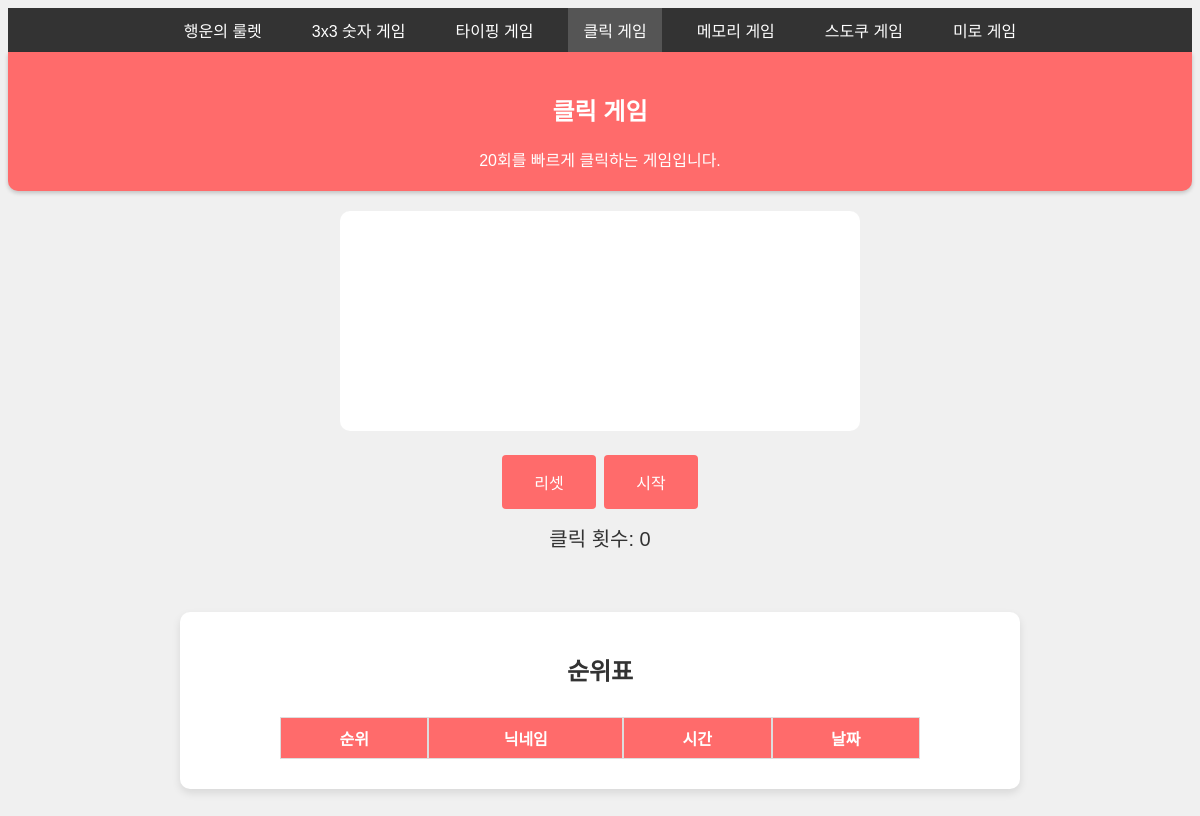
The page /click on the database as committed earlier.
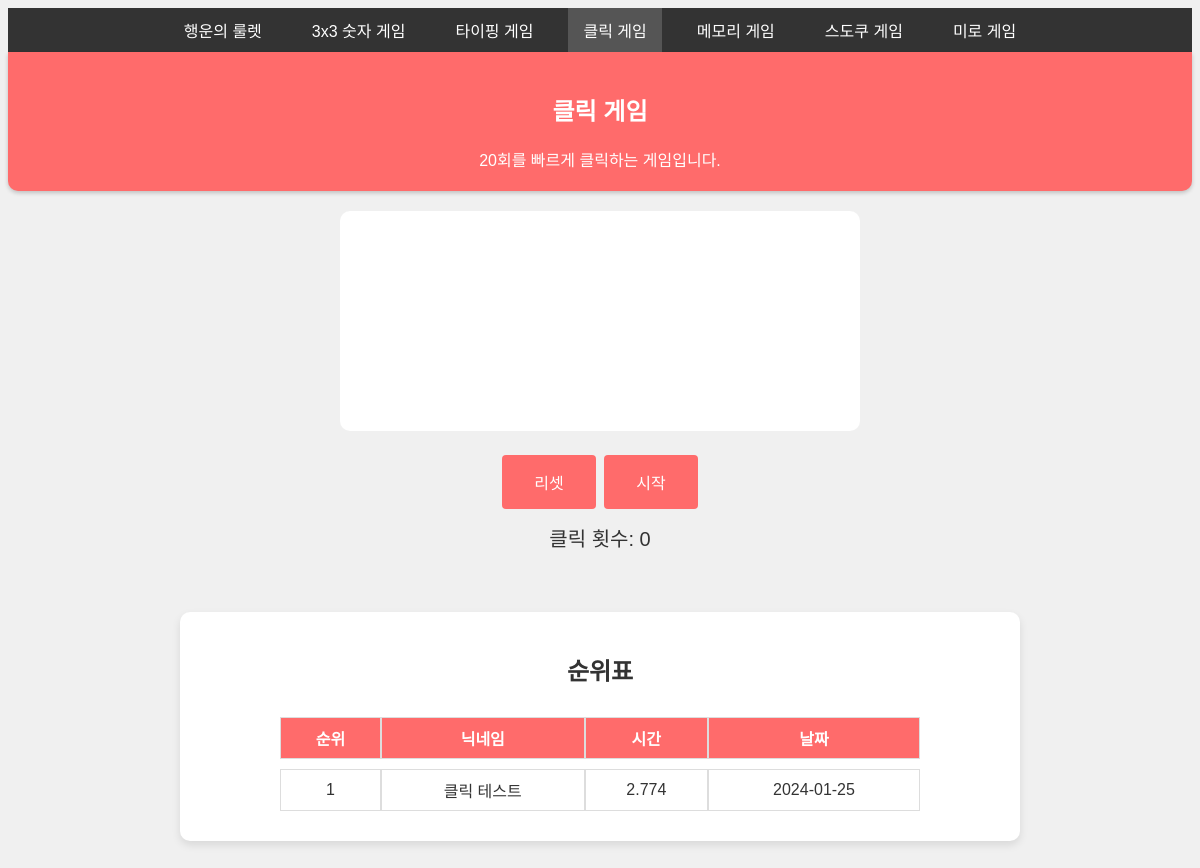
The same page on the database as committed later.
### tables this page shows
CREATE TABLE game_info (
            id INTEGER PRIMARY KEY AUTOINCREMENT,
            name TEXT NOT NULL,
            url TEXT NOT NULL,
            description TEXT NOT NULL
        );

CREATE TABLE game_records (
            id INTEGER PRIMARY KEY AUTOINCREMENT,
            ip TEXT NOT NULL,
            gametype TEXT NOT NULL,
            nickname TEXT NOT NULL,
            time REAL NOT NULL,
            date TEXT NOT NULL
        );

### app.py (the view)
@app.route('/click')
def click():
    db = get_db()
    cur = db.cursor()
    cur.execute("SELECT id, name, description FROM game_info WHERE id = 4")
    game_info = cur.fetchone()
    cur.execute("SELECT nickname, time, date FROM game_records WHERE gametype = 4 ORDER BY time ASC")
    records = cur.fetchall()
    ranked_records = [(index + 1, record['nickname'], record['time'], record['date']) for index, record in enumerate(records)]
    return render_template('click.html', records=ranked_records, game_id=game_info['id'], game_name=game_info['name'], game_description=game_info['description'])

### app.py (called while the page is built)
def get_db():
    if 'db' not in g:
        g.db = sqlite3.connect(DATABASE_FILE)
        g.db.row_factory = sqlite3.Row
    return g.db

@app.context_processor
def inject_games():
    db = get_db()
    games = db.execute('SELECT id, name, url FROM game_info ORDER BY id ASC').fetchall()
    return {'games': games}

### templates/click.html (shortened to what this page needs)
{% extends 'base.html' %}
{% block content %}
    <link rel="stylesheet" type="text/css" href="{{ url_for('static', filename='css/click.css') }}">
    <div id="game-board" class="game-board"></div>
    <button id="reset-button">리셋</button>
    <button id="start-button">시작</button>
    <div id="click-count">클릭 횟수: 0</div>
{% endblock %}

### templates/base.html (shortened to what this page needs)
<!DOCTYPE html>
<html>
<head>
    <link rel="stylesheet" type="text/css" href="{{ url_for('static', filename='css/base.css') }}">
</head>
<body>
    <nav>
        <ul id="menu" class="hidden">
            {% for game in games %}
            <li class="{% if request.path.endswith(game.url) %}active{% endif %}">
                <a href="{{ url_for(game.url) }}">{{ game.name }}</a>
            </li>
            {% endfor %}
        </ul>
    </nav>
    <div id="header">
        <h2>{{ game_name }}</h2>
        <span>{{ game_description }}</span>
    </div>
    {% block content %}{% endblock %}
    {% if not request.path.endswith('/roulette') %}
    <div class="rank">
        <h2>순위표</h2>
        <table>
            <tr>
                <th>순위</th>
                <th>닉네임</th>
                <th>시간</th>
                <th>날짜</th>
            </tr>
            {% for record in records %}
            <tr>
                <td>{{ record[0] }}</td>
                <td>{{ record[1] }}</td>
                <td>{{ record[2] }}</td>
                <td>{{ record[3] }}</td>
            </tr>
            {% endfor %}
        </table>
    </div>
    {% endif %}
</body>
</html>

Rows that differ between the two databases and show on the page:
added game_records: record "1", nickname "클릭 테스트", time "2.774", date "2024-01-25"
